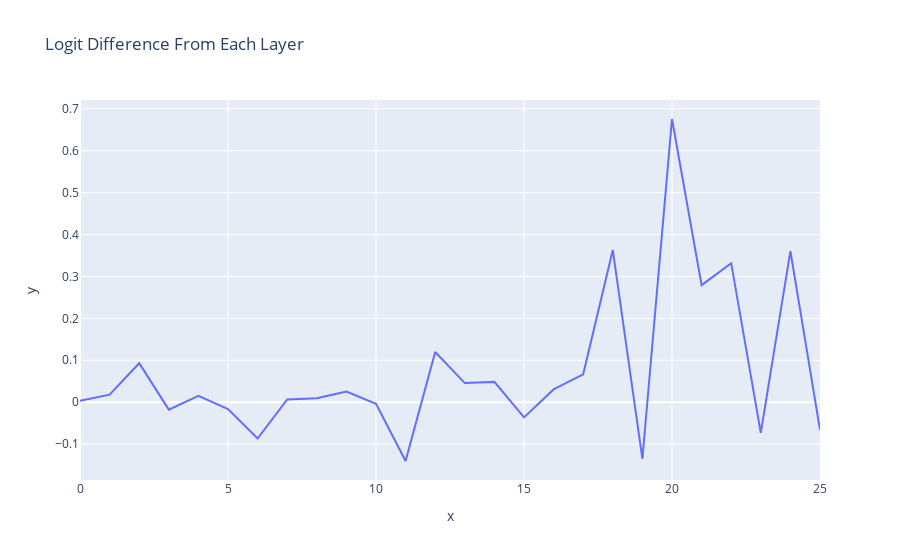

Notebook source saved alongside this figure:
### Code cell
per_layer_residual, labels = cache.decompose_resid(layer=-1, pos_slice=-1, return_labels=True)
per_layer_logit_diffs = residual_stack_to_logit_diff(per_layer_residual, cache, logit_diff_directions)
line(per_layer_logit_diffs, hover_name=labels, title="Logit Difference From Each Layer")

### Figure 1 — Plotly figure (JSON) as saved in the notebook; plotly's stock layout.template omitted (floating-point values rounded to 4 significant figures)
{"data": [{"hovertemplate": "<b>%{hovertext}</b><br><br>x=%{x}<br>y=%{y}<extra></extra>", "hovertext": ["embed", "pos_embed", "0_attn_out", "0_mlp_out", "1_attn_out", "1_mlp_out", "2_attn_out", "2_mlp_out", "3_attn_out", "3_mlp_out", "4_attn_out", "4_mlp_out", "5_attn_out", "5_mlp_out", "6_attn_out", "6_mlp_out", "7_attn_out", "7_mlp_out", "8_attn_out", "8_mlp_out", "9_attn_out", "9_mlp_out", "10_attn_out", "10_mlp_out", "11_attn_out", "11_mlp_out"], "legendgroup": "", "line": {"color": "#636efa", "dash": "solid"}, "marker": {"symbol": "circle"}, "mode": "lines", "name": "", "orientation": "v", "showlegend": false, "type": "scatter", "x": [0, 1, 2, 3, 4, 5, 6, 7, 8, 9, 10, 11, 12, 13, 14, 15, 16, 17, 18, 19, 20, 21, 22, 23, 24, 25], "xaxis": "x", "y": [0.003422, 0.0181, 0.09305, -0.01765, 0.01506, -0.01654, -0.08664, 0.006721, 0.009283, 0.02555, -0.003666, -0.1402, 0.1199, 0.04562, 0.04849, -0.03622, 0.03058, 0.06648, 0.363, -0.135, 0.6756, 0.2793, 0.3317, -0.07323, 0.3603, -0.06566], "yaxis": "y"}], "layout": {"autosize": true, "legend": {"tracegroupgap": 0}, "title": {"text": "Logit Difference From Each Layer"}, "xaxis": {"anchor": "y", "autorange": true, "domain": [0, 1], "range": [0, 25], "title": {"text": "x"}, "type": "linear"}, "yaxis": {"anchor": "x", "autorange": true, "domain": [0, 1], "range": [-0.1856, 0.7209], "title": {"text": "y"}, "type": "linear"}}}
